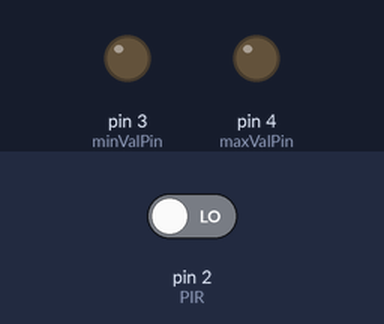
A sketch run on a simulated Arduino Uno, built with avr-gcc and run on an emulated ATmega328P. On the bench: output pins drawn as LEDs (lit = HIGH). The test bench sets the inputs (shaded band); at power-on: pin 2 (PIR) LOW. Random numbers use the default seed unless the sketch sets one.

Above: at 1.2 s.
1.3 s: pin 2 (PIR) driven HIGH
At 2.0 s:
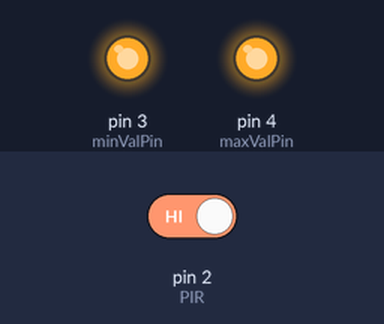
2.8 s: pin 2 (PIR) driven LOW
At 5.4 s:
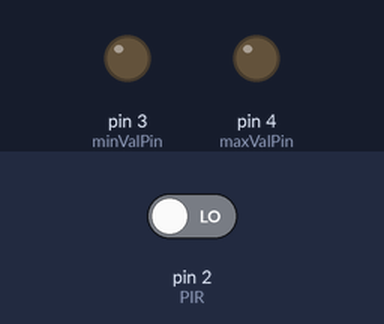
Timing chart, 0 to 6.9 s (numbered marks = the images above; inputs shaded):
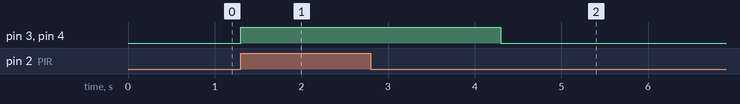

The sketch:

HWExamples_Sep232021.ino.ino
```cpp
// C++ code
//

int PIR = 2;
int minValPin = 3;
int maxValPin = 4;


void setup()
{
  Serial.begin(9600);

  pinMode(PIR, INPUT);
  for(int i = minValPin; i <= maxValPin; i++)
  {
    pinMode(i, OUTPUT);
  }
}

void loop()
{
  // When PIR sensor is triggered
  if(digitalRead(PIR)){
    // User random() to generate a random number between 3 and 4 (included)
    long dice = random(3, 5);

    // I use for loop here because I want to light up multiple leds.
    // If you only want to light up the one corresponding to the value of dice,
    // you don't have to use for loop
    for(int i = minValPin; i <= dice; i++)
    {
      digitalWrite(i, HIGH);
    }

    // Use delay to let leds shine for 3 seconds
    delay(3000);

    // Dim all shining leds
    for(int i = 3; i <= dice; i++)
    {
      digitalWrite(i, LOW);
    }
  }
}
```

Measured:
- after the input at 1.3 s, pin 3 (minValPin), pin 4 (maxValPin): LOW → HIGH at once
- after the input at 2.8 s, pin 3 (minValPin): HIGH → LOW after 1.5 s
